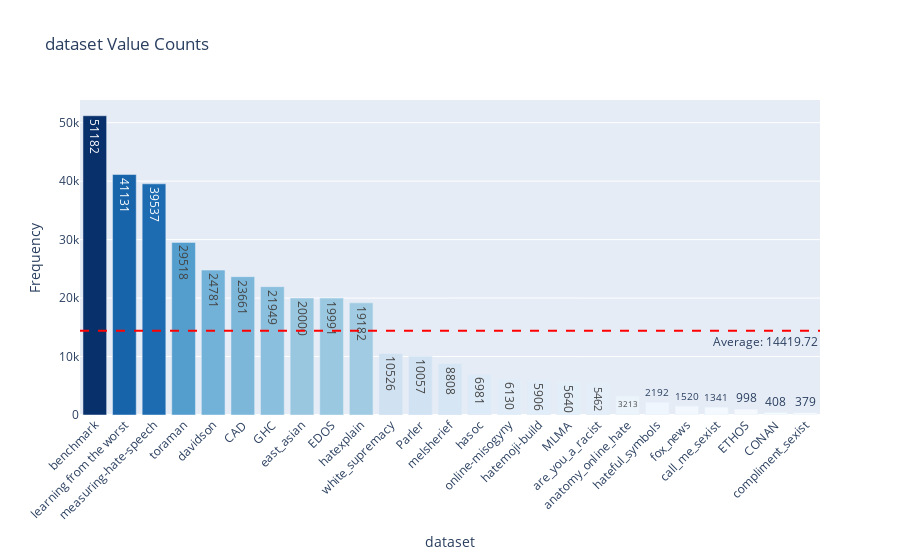

Notebook cell for this chart:
### Code cell
plot_value_counts_with_avg(df, 'dataset')

### Figure 1 — Plotly figure (JSON) as saved in the notebook; plotly's stock layout.template omitted (floating-point values rounded to 4 significant figures)
{"data": [{"alignmentgroup": "True", "hovertemplate": "dataset=%{x}<br>Counts=%{marker.color}<extra></extra>", "legendgroup": "", "marker": {"color": [51182, 41131, 39537, 29518, 24781, 23661, 21949, 20000, 19991, 19182, 10526, 10057, 8808, 6981, 6130, 5906, 5640, 5462, 3213, 2192, 1520, 1341, 998, 408, 379], "coloraxis": "coloraxis", "pattern": {"shape": ""}}, "name": "", "offsetgroup": "", "orientation": "v", "showlegend": false, "text": [51182, 41131, 39537, 29518, 24781, 23661, 21949, 20000, 19991, 19182, 10526, 10057, 8808, 6981, 6130, 5906, 5640, 5462, 3213, 2192, 1520, 1341, 998, 408, 379], "textposition": "auto", "type": "bar", "x": ["benchmark", "learning from the worst", "measuring-hate-speech", "toraman", "davidson", "CAD", "GHC", "east_asian", "EDOS", "hatexplain", "white_supremacy", "Parler", "melsherief", "hasoc", "online-misogyny", "hatemoji-build", "MLMA", "are_you_a_racist", "anatomy_online_hate", "hateful_symbols", "fox_news", "call_me_sexist", "ETHOS", "CONAN", "compliment_sexist"], "xaxis": "x", "y": [51182, 41131, 39537, 29518, 24781, 23661, 21949, 20000, 19991, 19182, 10526, 10057, 8808, 6981, 6130, 5906, 5640, 5462, 3213, 2192, 1520, 1341, 998, 408, 379], "yaxis": "y"}], "layout": {"annotations": [{"showarrow": false, "text": "Average: 14419.72", "x": 1, "xanchor": "right", "xref": "x domain", "y": 14420.0, "yanchor": "top", "yref": "y"}], "barmode": "relative", "coloraxis": {"colorbar": {"title": {"text": "Counts"}}, "colorscale": [[0, "rgb(247,251,255)"], [0.125, "rgb(222,235,247)"], [0.25, "rgb(198,219,239)"], [0.375, "rgb(158,202,225)"], [0.5, "rgb(107,174,214)"], [0.625, "rgb(66,146,198)"], [0.75, "rgb(33,113,181)"], [0.875, "rgb(8,81,156)"], [1, "rgb(8,48,107)"]], "showscale": false}, "legend": {"tracegroupgap": 0}, "shapes": [{"line": {"color": "red", "dash": "dash"}, "type": "line", "x0": 0, "x1": 1, "xref": "x domain", "y0": 14420.0, "y1": 14420.0, "yref": "y"}], "title": {"text": "dataset Value Counts"}, "xaxis": {"anchor": "y", "domain": [0, 1], "tickangle": -45, "title": {"text": "dataset"}}, "yaxis": {"anchor": "x", "domain": [0, 1], "title": {"text": "Frequency"}}}}
